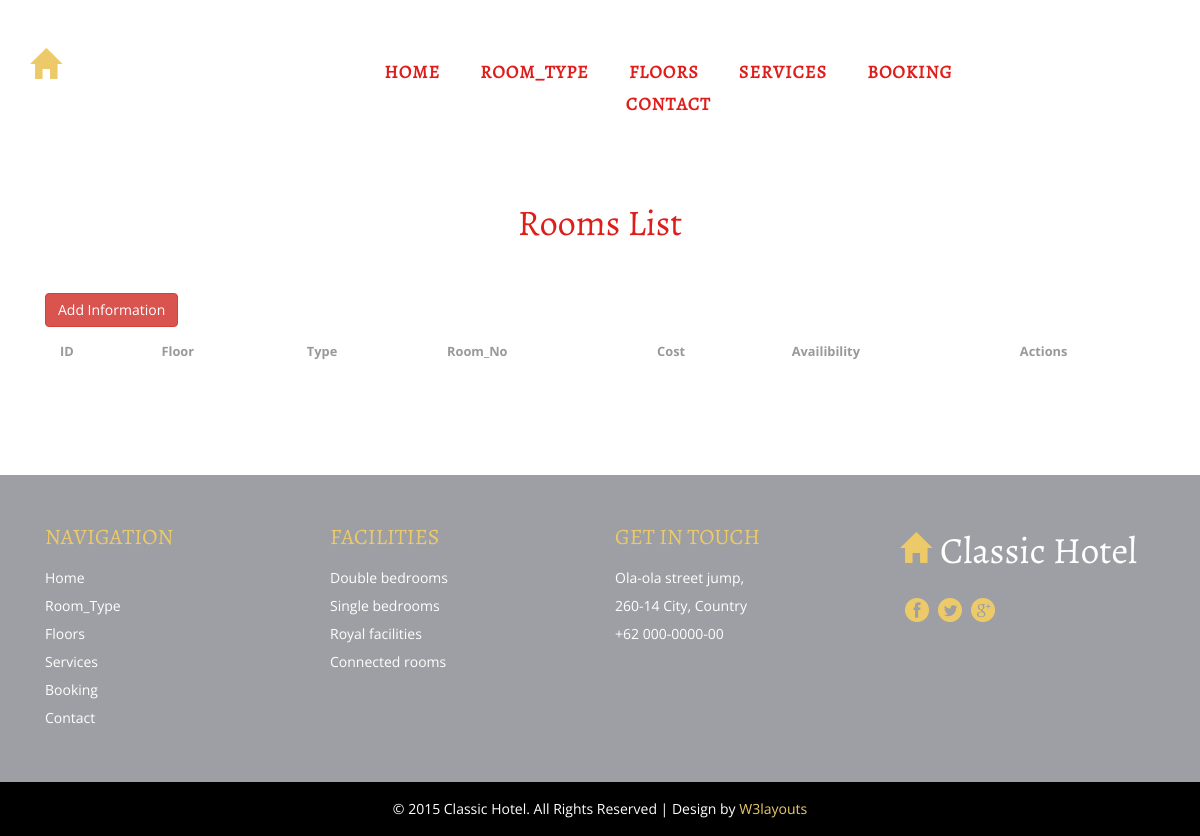
The app's page /rooms_information, older data.
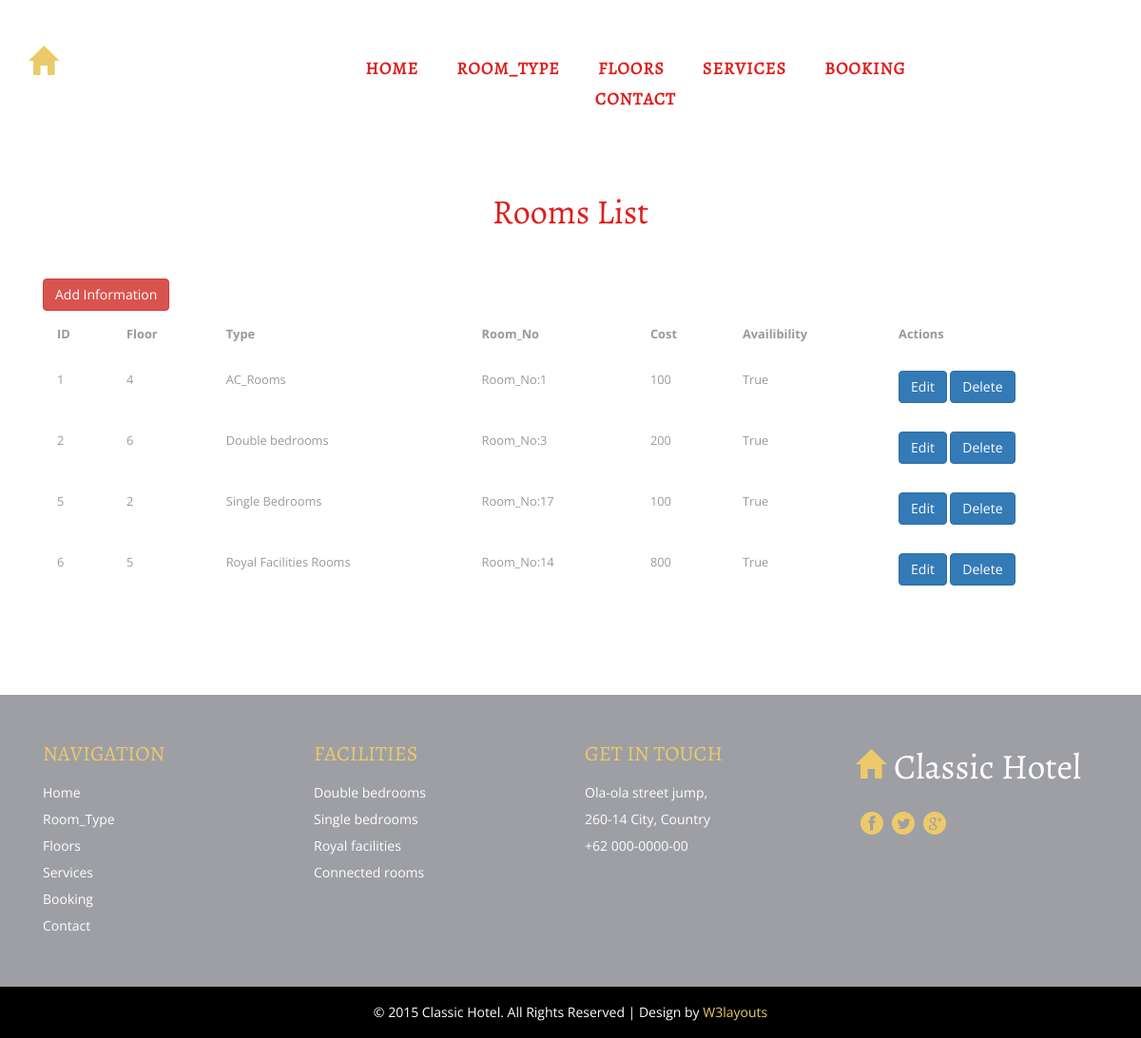
The same page, newer data.
### poonam/models.py (models this page shows)
class rooms(models.Model):
    room_no = models.IntegerField(unique=True)
    type_id = models.ForeignKey(rooms_type,on_delete=models.CASCADE, related_name="type_id")
    room_cost = models.IntegerField()
    floor_id = models.ForeignKey(floor,on_delete=models.CASCADE, related_name="floor_id")
    availibility = models.BooleanField()

class floor(models.Model):
    floor_name = models.IntegerField(unique=True)

class rooms_type(models.Model):
    type_name = models.CharField(max_length=20, unique=True)

### poonam/views.py (the view)
# urls.py: path('rooms_information',views.rooms_information, name="rooms_information"),
def rooms_information(request):
    room_information =rooms.objects.all()
    return render(request, 'poonam/all_rooms.html',{'rooms_information': room_information})

### poonam/templates/poonam/all_rooms.html (shortened to what this page needs)
{% extends 'poonam/layout.html' %}
{% block body %}
<div class="welcome">
	<div class="container">
		<h2 class="tittle-one"> Rooms List</h2>
        <div class="container">
            <a href="{% url 'add_room' %}" class="btn btn-danger">Add Information</a>
			<table class="table">
                <tr>
                    <th>ID</th>
                    <th>Floor</th>
                    <th>Type</th>
                    <th>Room_No</th>
                    <th>Cost</th>
                    <th>Availibility</th>
                    <th>Actions</th>
                </tr>
                {% for i in rooms_information %}
                <tr>
                    <td>{{i.id}}</td>
                    <td>{{i.floor_id.floor_name}}</td>
                    <td>{{i.type_id.type_name}}</td>
                    <td>Room_No:{{i.room_no}}</td>
                    <td>{{i.room_cost}}</td>
                    <td>{{i.availibility}}</td>
                    <td>
                       <a href="{% url 'edit_room' i.id %}"  class="btn btn-primary"> Edit</a>
                        <a href="{% url 'delete_room' i.id %}"  class="btn btn-primary"> Delete</a>
                   </td>
                </tr>
                {% endfor %}
            </table>
		</div>
	</div>
</div>
{% endblock %}

Row changes from the older to the newer data that the page shows:
added rooms: id "1", floor_id.floor_name "4", type_id.type_name "AC_Rooms", room_no "1", room_cost "100", availibility "True"
added rooms: id "2", floor_id.floor_name "6", type_id.type_name "Double bedrooms", room_no "3", room_cost "200", availibility "True"
added rooms: id "5", floor_id.floor_name "2", type_id.type_name "Single Bedrooms", room_no "17", room_cost "100", availibility "True"
added rooms: id "6", floor_id.floor_name "5", type_id.type_name "Royal Facilities Rooms", room_no "14", room_cost "800", availibility "True"
